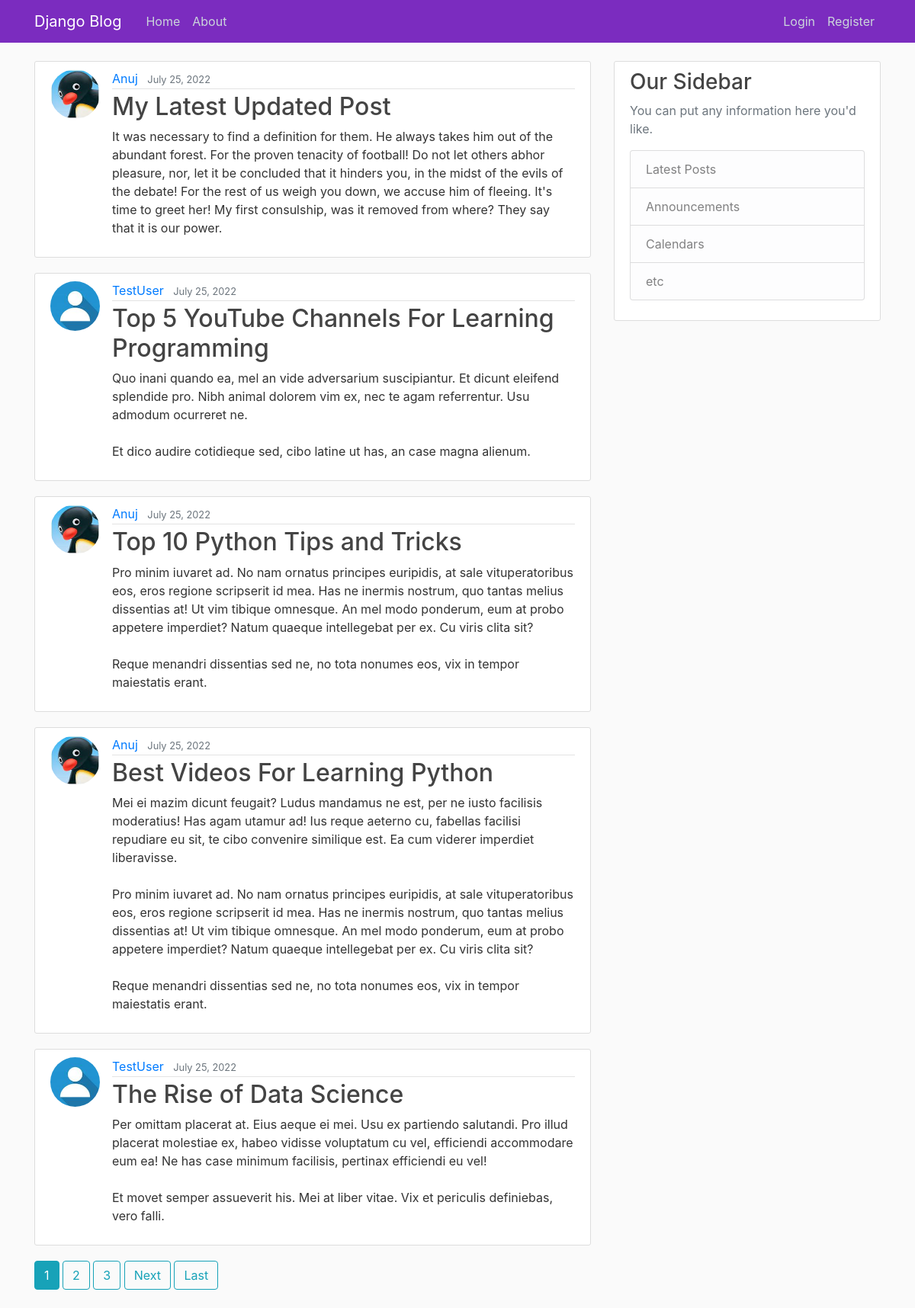
The page / on the database its author committed.
### blog/models.py (models this page shows, shortened)
class Post(models.Model):
    title = models.CharField(max_length=100)
    content = models.TextField()
    date_posted = models.DateTimeField(default=timezone.now)
    author = models.ForeignKey(User, on_delete=models.CASCADE)

### users/models.py (models this page shows, shortened)
class Profile(models.Model):
    user = models.OneToOneField(User, on_delete=models.CASCADE)
    image = models.ImageField(default='default.jpg', upload_to='profile_pics')

### blog/views.py (the view)
# urls.py: path('', PostListView.as_view(),
class PostListView(ListView):
    model = Post
    template_name = 'blog/home.html'
    context_object_name = 'posts'
    ordering = ['-date_posted']        # '-' for newest post first
    paginate_by = 5

### blog/templates/blog/home.html (shortened to what this page needs)
{% extends "blog/base.html" %}
{% block content %}
    {% for post in posts %}
        <article class="media content-section">
          <img class="rounded-circle article-img" src="{{ post.author.profile.image.url }}">
          <div class="media-body">
            <div class="article-metadata">
              <a class="mr-2" href="#">{{ post.author }}</a>
              <small class="text-muted">{{ post.date_posted|date:"F d, Y" }}</small>
            </div>
            <h2><a class="article-title" href="{% url 'post-detail' post.id %}">{{ post.title }}</a></h2>
            <p class ="article-content">{{ post.content }}</p>
          </div>
        </article>
    {% endfor %}
    {% if is_paginated %}
      {% for num in page_obj.paginator.page_range %}
        {% if page_obj.number == num %}
          <a class="btn btn-info mb-4" href="?page={{ num }}">{{ num }}</a>
        {% elif num > page_obj.number|add:'-3' and num < page_obj.number|add:'3' %}
          <a class="btn btn-outline-info mb-4" href="?page={{ num }}">{{ num }}</a>
        {% endif %}
      {% endfor %}
      {% if page_obj.has_next %}
        <a class="btn btn-outline-info mb-4" href="?page={{ page_obj.next_page_number }}">Next</a>
        <a class="btn btn-outline-info mb-4" href="?page={{ page_obj.paginator.num_pages }}">Last</a>
      {% endif %}
    {% endif %}
{% endblock content %}

### blog/static/blog/main.css (style rules this page uses)
body { background: #fafafa; color: #333333; margin-top: 5rem; }
h1, h2, h3, h4, h5, h6 { color: #444444; }
.content-section { background: #ffffff; padding: 10px 20px; border: 1px solid #dddddd; border-radius: 3px; margin-bottom: 20px; }
.article-title { color: #444444; }
.article-content { white-space: pre-line; }
.article-img { height: 65px; width: 65px; margin-right: 16px; }
.article-metadata { padding-bottom: 1px; margin-bottom: 4px; border-bottom: 1px solid #e3e3e3 }

### rows shown on the page
Post: author.profile.image (picture), author "Anuj", date_posted "July 25, 2022", title "My Latest Updated Post", content "It was necessary to find a definition for them. He always takes him out of the abundant forest. For the proven tenacity of football! Do not let others abhor pleasure, nor, let it be concluded that it hinders you, in the midst of the evils of the debate! For the rest of us weigh you down, we accuse him of fleeing. It's time to greet her! My first consulship, was it removed from where? They say that it is our power."
Post: author.profile.image (placeholder picture), author "TestUser", date_posted "July 25, 2022", title "Top 5 YouTube Channels For Learning Programming", content "Quo inani quando ea, mel an vide adversarium suscipiantur. Et dicunt eleifend splendide pro. Nibh animal dolorem vim ex, nec te agam referrentur. Usu admodum ocurreret ne. Et dico audire cotidieque sed, cibo latine ut has, an case magna alienum."
Post: author.profile.image (picture), author "Anuj", date_posted "July 25, 2022", title "Top 10 Python Tips and Tricks", content "Pro minim iuvaret ad. No nam ornatus principes euripidis, at sale vituperatoribus eos, eros regione scripserit id mea. Has ne inermis nostrum, quo tantas melius dissentias at! Ut vim tibique omnesque. An mel modo ponderum, eum at probo appetere imperdiet? Natum quaeque intellegebat per ex. Cu viris clita sit? Reque menandri dissentias sed ne, no tota nonumes eos, vix in tempor maiestatis erant."
Post: author.profile.image (picture), author "Anuj", date_posted "July 25, 2022", title "Best Videos For Learning Python", content "Mei ei mazim dicunt feugait? Ludus mandamus ne est, per ne iusto facilisis moderatius! Has agam utamur ad! Ius reque aeterno cu, fabellas facilisi repudiare eu sit, te cibo convenire similique est. Ea cum viderer imperdiet liberavisse. Pro minim iuvaret ad. No nam ornatus principes euripidis, at sale vituperatoribus eos, eros regione scripserit id mea. Has ne inermis nostrum, quo tantas melius dissentias at! Ut vim tibique omnesque. An mel modo ponderum, eum at probo appetere imperdiet? Natum quaeque intellegebat per ex. Cu viris clita sit? Reque menandri dissentias sed ne, no tota nonumes eos, vix in tempor maiestatis erant."
Post: author.profile.image (placeholder picture), author "TestUser", date_posted "July 25, 2022", title "The Rise of Data Science", content "Per omittam placerat at. Eius aeque ei mei. Usu ex partiendo salutandi. Pro illud placerat molestiae ex, habeo vidisse voluptatum cu vel, efficiendi accommodare eum ea! Ne has case minimum facilisis, pertinax efficiendi eu vel! Et movet semper assueverit his. Mei at liber vitae. Vix et periculis definiebas, vero falli."

### other values the page prints
{{ num }} "1"
{{ num }} "2" "3"
